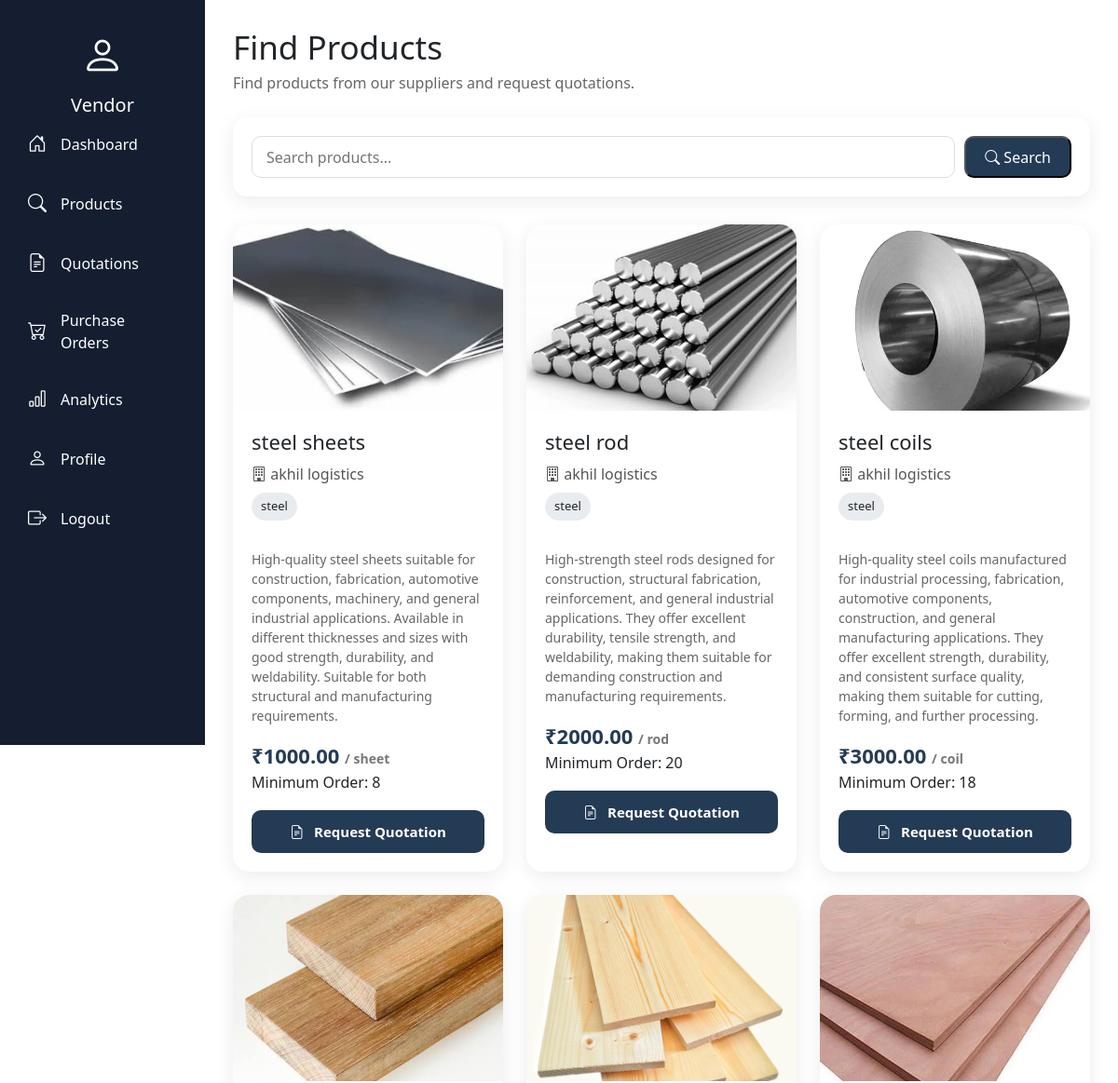
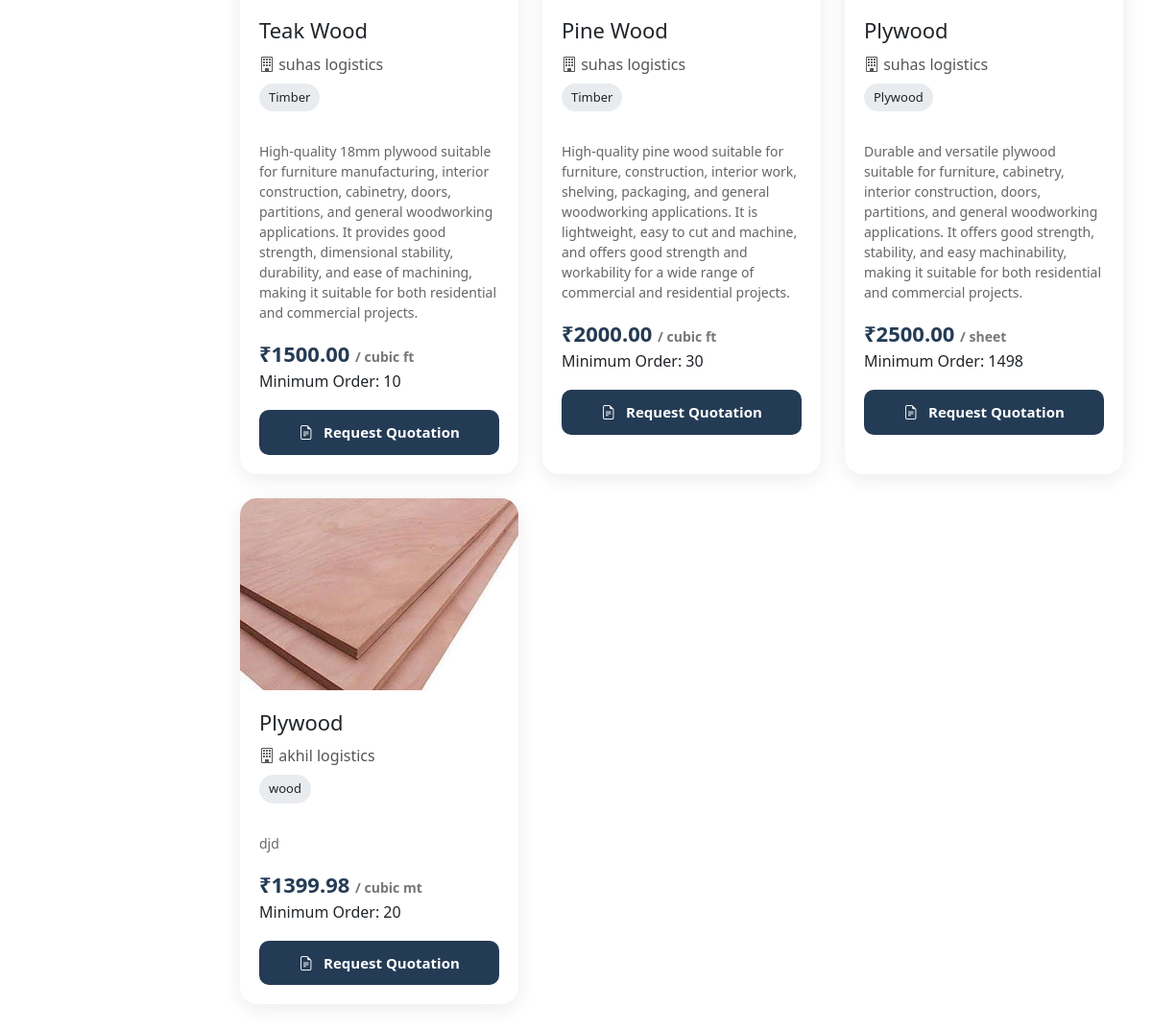
The page /productview/ (signed in) on the database its author committed (2 pictures, top to bottom).
### vendor/models.py (models this page shows, shortened)
class Product(models.Model):
   supplier=models.ForeignKey(Supplier,on_delete=models.CASCADE,related_name="products")
   name=models.CharField(max_length=100)
   category=models.CharField(max_length=100)
   description=models.TextField(blank=True)
   unit=models.CharField(max_length=10)
   price = models.DecimalField(max_digits=10,decimal_places=2,default=0.00)
   minimum_order_quantity=models.PositiveIntegerField()
   stock_quantity = models.DecimalField(
    max_digits=12,
    decimal_places=2,
    default=0
          )
   image=models.ImageField(upload_to="productimages/",default=None)

class Supplier(models.Model):
   user=models.OneToOneField(User,on_delete=models.CASCADE)
   company_name=models.CharField(max_length=200)
   name=models.CharField(max_length=100)
   contact=models.CharField(max_length=10)
   address=models.TextField()
   description=models.TextField(blank=True)
   website=models.URLField(blank=True)
   rating=models.FloatField(default=0.0)
   images=models.ImageField(upload_to="supplier_images/",blank=True,null=True)
   status_choices=[
      ("Active","Active"),
      ("Pending","Pending"),
      ("Inactive","Inactive"),
   ]
   status=models.CharField(max_length=20,choices=status_choices,default="Pending")

### vendor/views.py (the view)
# urls.py: path('productview/',views.productview,name="productview"),
@login_required
def productview(request):
    query=request.GET.get("q","")
    products=Product.objects.select_related("supplier").all()
    if query:
        products=products.filter(name__icontains=query)
    return render(request, "products.html", {
        "products": products,
        "query": query,
    })

### vendor/templates/products.html (shortened to what this page needs)
{% extends "base2.html" %}
{% block content %}
<div class="products-header">
    <h1>Find Products</h1>
    <p>
        Find products from our suppliers and request quotations.
    </p>
</div>
<div class="product-search">
    <form method="GET">
        <input
            type="text"
            name="q"
            value="{{ query }}"
            placeholder="Search products..."
        >
        <button type="submit">
            <i class="bi bi-search"></i>
            Search
        </button>
    </form>
</div>
<div class="product-grid">
    {% for product in products %}
    <div class="product-card">
        <div class="product-image">
            {% if product.image %}
                <img
                    src="{{ product.image.url }}"
                    alt="{{ product.name }}"
                >
            {% else %}
                <i class="bi bi-image"></i>
            {% endif %}
        </div>
        <div class="product-info">
            <h2>
                {{ product.name }}
            </h2>
            <p class="supplier-name">
                <i class="bi bi-building"></i>
                {{ product.supplier.company_name }}
            </p>
            <p class="category">
                {{ product.category }}
            </p>
            <p class="description">
                {{ product.description }}
            </p>
            <div class="product-details">
                <span>
                    ₹{{ product.price }}
                </span>
                <span>
                    / {{ product.unit }}
                </span>
            </div>
            <p>
                Minimum Order:
                {{ product.minimum_order_quantity }}
            </p>
           <a href="{% url 'requestquotation' product.id %}"
   class="request-quotation-btn">
    <i class="bi bi-file-earmark-text"></i>
    Request Quotation
</a>
        </div>
    </div>
    {% endfor %}
</div>
{% endblock %}

### rows shown on the page
Product: image (picture), name "steel sheets", supplier.company_name "akhil logistics", category "steel", description "High-quality steel sheets suitable for construction, fabrication, automotive components, machinery, and general industrial applications. Available in different thicknesses and sizes with good strength, durability, and weldability. Suitable for both structural and manufacturing requirements.", price "1000.00", unit "sheet", minimum_order_quantity "8"
Product: image (picture), name "steel rod", supplier.company_name "akhil logistics", category "steel", description "High-strength steel rods designed for construction, structural fabrication, reinforcement, and general industrial applications. They offer excellent durability, tensile strength, and weldability, making them suitable for demanding construction and manufacturing requirements.", price "2000.00", unit "rod", minimum_order_quantity "20"
Product: image (picture), name "steel coils", supplier.company_name "akhil logistics", category "steel", description "High-quality steel coils manufactured for industrial processing, fabrication, automotive components, construction, and general manufacturing applications. They offer excellent strength, durability, and consistent surface quality, making them suitable for cutting, forming, and further processing.", price "3000.00", unit "coil", minimum_order_quantity "18"
Product: image (picture), name "Teak Wood", supplier.company_name "suhas logistics", category "Timber", description "High-quality 18mm plywood suitable for furniture manufacturing, interior construction, cabinetry, doors, partitions, and general woodworking applications. It provides good strength, dimensional stability, durability, and ease of machining, making it suitable for both residential and commercial projects.", price "1500.00", unit "cubic ft", minimum_order_quantity "10"
Product: image (picture), name "Pine Wood", supplier.company_name "suhas logistics", category "Timber", description "High-quality pine wood suitable for furniture, construction, interior work, shelving, packaging, and general woodworking applications. It is lightweight, easy to cut and machine, and offers good strength and workability for a wide range of commercial and residential projects.", price "2000.00", unit "cubic ft", minimum_order_quantity "30"
Product: image (picture), name "Plywood", supplier.company_name "suhas logistics", category "Plywood", description "Durable and versatile plywood suitable for furniture, cabinetry, interior construction, doors, partitions, and general woodworking applications. It offers good strength, stability, and easy machinability, making it suitable for both residential and commercial projects.", price "2500.00", unit "sheet", minimum_order_quantity "1498"
Product: image (picture), name "Plywood", supplier.company_name "akhil logistics", category "wood", description "djd", price "1399.98", unit "cubic mt", minimum_order_quantity "20"
